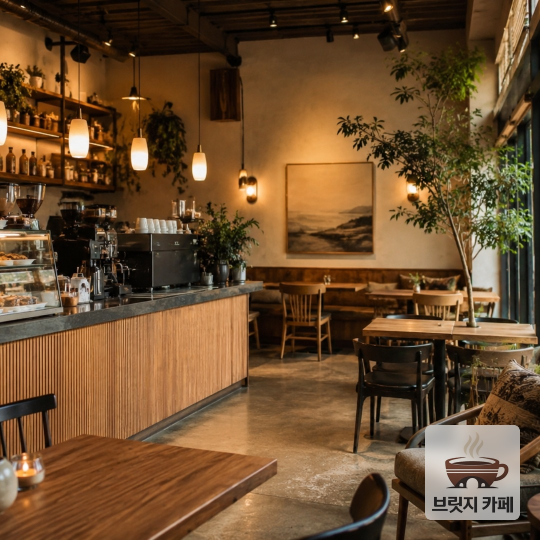
#> input picture 완성/20261021_1502/20261021_01.jpg, 1080 x 1080 px (shown at 1/2 size)
$ python -i '인스타변환.py'   (imports and definitions only)
#> lines starting #> are read from the running program, lines starting #| are printed output that depends on the picture
"""'자료' 폴더의 사진(jpg, png)을 인스타그램용 1080x1080 정사각형으로 바꿔서 '완성' 폴더에 저장합니다.

- 사진 가운데를 기준으로 정사각형만큼 잘라낸 뒤 크기를 맞춥니다 (찌그러지지 않음).
- 원본 사진은 읽기만 하고 절대 바꾸지 않습니다.
- 저장 이름: 오늘날짜_01.jpg, 오늘날짜_02.jpg ...
  (같은 날 다시 실행해도 기존 파일을 덮어쓰지 않고 다음 번호로 이어서 저장합니다.)
"""

import re
from datetime import date, datetime
from pathlib import Path

from PIL import Image, ImageChops, ImageDraw, ImageFilter, ImageOps

SIZE = 1080
BASE = Path(__file__).resolve().parent
SOURCE_DIR = BASE / "자료"
OUTPUT_DIR = BASE / "완성"
EXTENSIONS = {".jpg", ".jpeg", ".png"}

# 로고 설정
LOGO_NAMES = ["로고.jpg", "로고.png"]   # 앞에 있는 이름부터 찾는다
LOGO_FOLDERS = [BASE, SOURCE_DIR]
LOGO_WIDTH_RATIO = 0.15   # 사진 가로 폭의 15%
LOGO_MARGIN = 40          # 사진 가장자리에서 안쪽으로 40픽셀
LOGO_PADDING = 14         # 로고 주변 바탕 여백
LOGO_RADIUS = 12          # 바탕 모서리 둥글기
LOGO_GLASS = 0.62         # 바탕의 흰색 정도 (0=사진 그대로, 1=완전 흰색)

# 홍보 문구 설정
INFO_NAMES = ["가게정보.txt", "가게 정보.txt"]
CAPTION_FILE = "홍보문구.txt"
VERSIONS = ["감성형", "정보형", "이벤트형"]
STYLE_NAMES = ["내 말투.txt", "내말투.txt"]   # 사장님이 직접 쓴 글 (이모지 습관을 읽는 데 쓴다)
EMOJI_PATTERN = re.compile("[\U0001F300-\U0001FAFF\u2600-\u27BF\u2B50\u2764]")
EMOJI_CHOICES = ["☕", "🌿", "🙂"]


# [24 lines left out: functions to_square, find_logo, not called in this run]


def load_logo(path):
    """로고를 열어서 주변의 빈 흰 여백을 잘라내고 정해진 크기로 줄인다."""
#> called with path = '완성/20261021_1502/20261021_01.jpg'
    with Image.open(path) as img:
#> img is the input picture: PIL image 1080x1080 RGB; mean R, G, B 109.4, 78.7, 48
        img = img.convert("RGBA")
#> img: PIL image 1080x1080 RGBA
        # 투명 부분은 흰색으로 바꿔서 한 가지 방식으로 다룬다
        flat = Image.new("RGB", img.size, (255, 255, 255))
#> flat: PIL image 1080x1080 RGB; every value is 255
        flat.paste(img, mask=img.getchannel("A"))
    # 흰색이 아닌 부분(= 실제 로고 그림)만 남기고 자른다
    diff = ImageChops.difference(flat, Image.new("RGB", flat.size, (255, 255, 255)))
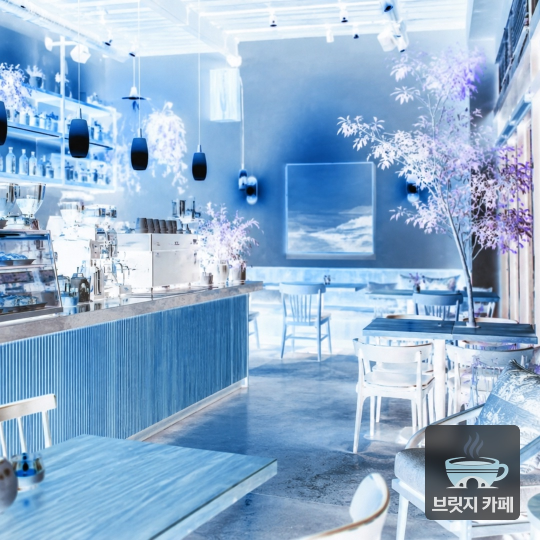
#> diff: PIL image 1080x1080 RGB (shown at 1/2 size); mean R, G, B 145.6, 176.3, 207
    box = diff.convert("L").point(lambda v: 255 if v > 12 else 0).getbbox()
#> box = (0, 0, 1080, 1080)
    if box:
        flat = flat.crop(box)
    width = round(SIZE * LOGO_WIDTH_RATIO)
    height = max(1, round(flat.height * width / flat.width))
#> height = 162
    return flat.resize((width, height), Image.LANCZOS)
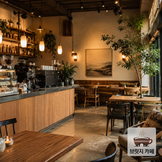
#> returned value: PIL image 162x162 RGB; mean R, G, B 109.4, 78.7, 48


# [44 lines left out: functions add_logo, find_file, has_final, not called in this run]


SOFTEN_ENDINGS = [("넣음", "넣었습니다"), ("않음", "않습니다"), ("있음", "있습니다"),
                  ("없음", "없습니다"), ("함", "합니다")]


# [43 lines left out: functions soften, parse_info, not called in this run]


EVENT_WORDS = ("할인", "이벤트", "증정", "무료", "쿠폰", "1+1", "적립", "행사")


# [22 lines left out: function parse_promos, not called in this run]


def join_sentences(*parts):
    return " ".join(p for p in parts if p)


# [37 lines left out: function make_hashtags, not called in this run]


def lines(*parts):
    """빈 문장은 빼고 한 줄에 한 문장씩 이어 붙인다."""
    return "\n".join(p for p in parts if p)


def para(*groups):
    """문단 사이에 빈 줄을 넣는다."""
    return "\n\n".join(g for g in groups if g)


# [70 lines left out: functions emoji_habit, make_versions, not called in this run]


def particle(word, with_final, without_final):
    """받침 있는 말 뒤에는 with_final, 없는 말 뒤에는 without_final을 돌려준다."""
    return with_final if has_final(word) else without_final


# [202 lines left out: functions make_blog, make_kakao, new_run_dir, write_captions, make_captions, main, not called in this run]


# [2 lines not run here, left out]

>>> result = load_logo('완성/20261021_1502/20261021_01.jpg')

$ run again, on 완성/20261021_1507/20261021_02.jpg
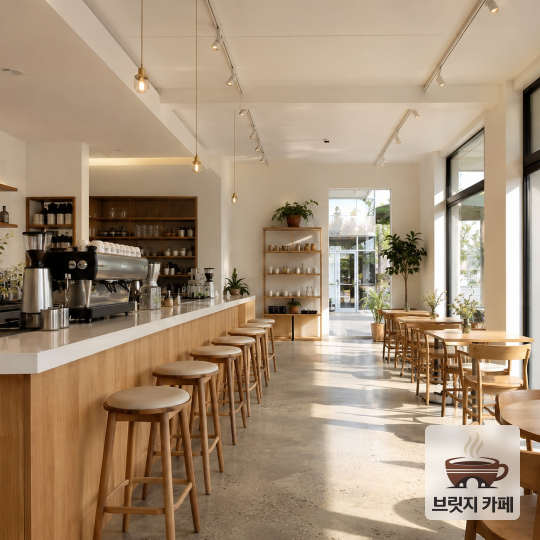
#> input picture 완성/20261021_1507/20261021_02.jpg, 1080 x 1080 px (shown at 1/2 size)
#> in load_logo, img is the input picture: PIL image 1080x1080 RGB; mean R, G, B 165.1, 143.1, 118.8
#> img: PIL image 1080x1080 RGBA
#> flat: PIL image 1080x1080 RGB; every value is 255
#> in load_logo, `diff = ImageChops.difference(flat, Image.new("RGB", flat.size, (255, 2..`:
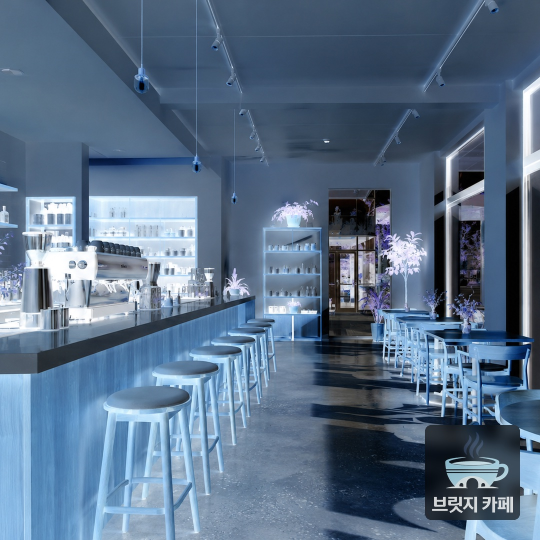
#> diff: PIL image 1080x1080 RGB (shown at 1/2 size); mean R, G, B 89.9, 111.9, 136.2
#> box = (0, 0, 1080, 1080)
#> in load_logo, `return flat.resize((width, height), Image.LANCZOS)`:
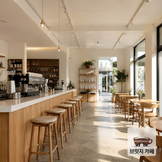
#> returned value: PIL image 162x162 RGB; mean R, G, B 165, 143.1, 118.8

$ run again, on 완성/20261021_1507/20261021_03.jpg
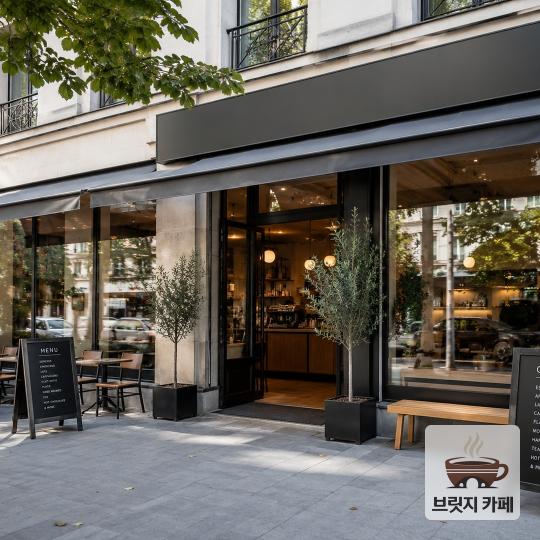
#> input picture 완성/20261021_1507/20261021_03.jpg, 1080 x 1080 px (shown at 1/2 size)
#> in load_logo, img is the input picture: PIL image 1080x1080 RGB; mean R, G, B 104.1, 99.7, 91.2
#> img: PIL image 1080x1080 RGBA
#> flat: PIL image 1080x1080 RGB; every value is 255
#> in load_logo, `diff = ImageChops.difference(flat, Image.new("RGB", flat.size, (255, 2..`:
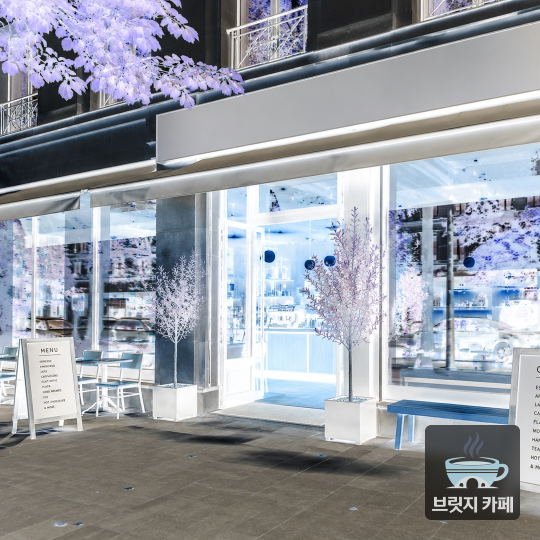
#> diff: PIL image 1080x1080 RGB (shown at 1/2 size); mean R, G, B 150.9, 155.3, 163.8
#> box = (0, 0, 1080, 1080)
#> in load_logo, `return flat.resize((width, height), Image.LANCZOS)`:
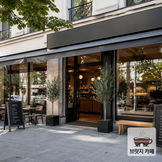
#> returned value: PIL image 162x162 RGB; mean R, G, B 104.1, 99.7, 91.3
